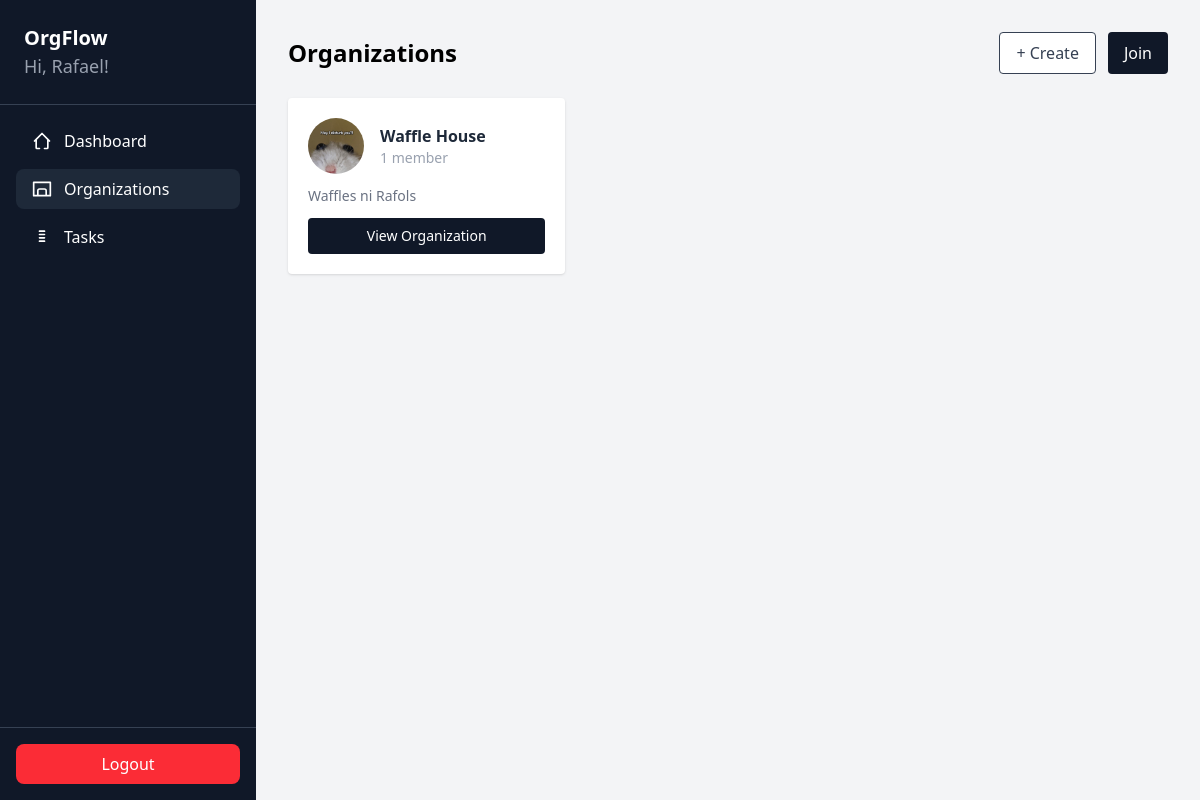
The page /organizations/ (signed in) on the database as committed earlier.
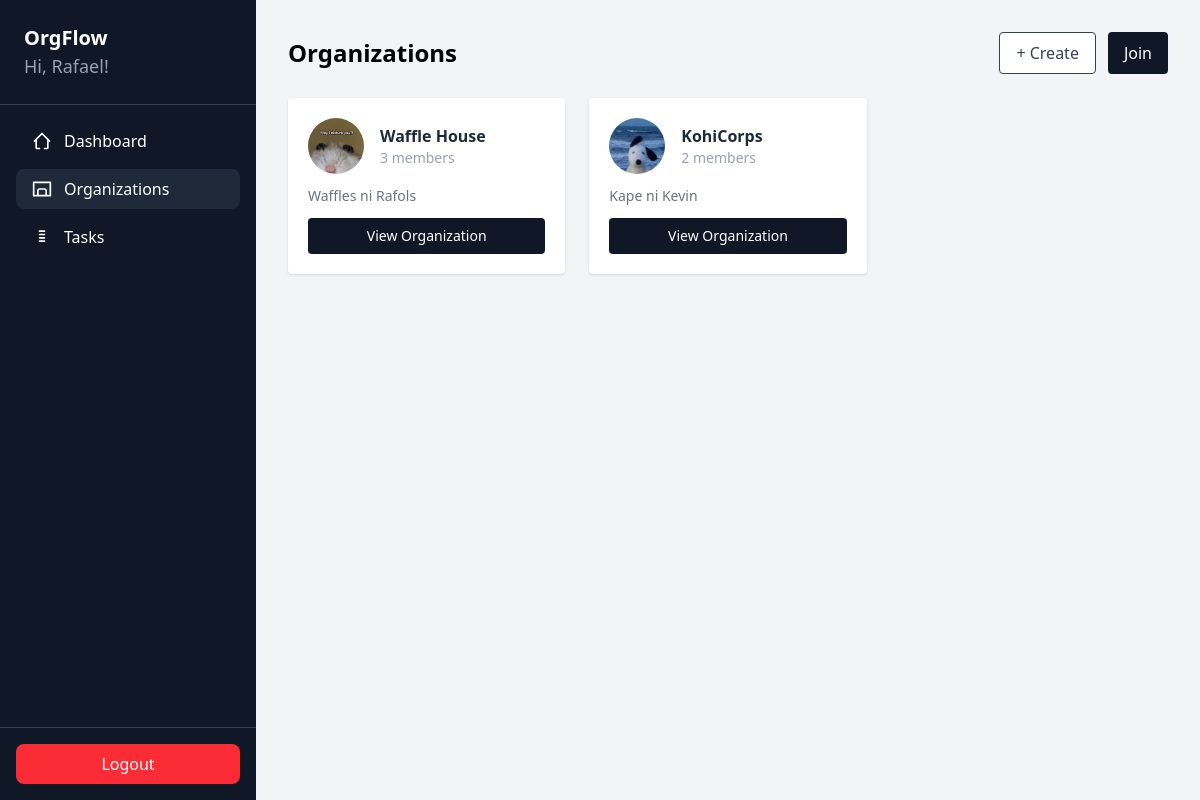
The same page on the database as committed later.
### clubManagement/models.py (models this page shows, shortened)
class Organization(models.Model):
    name = models.CharField(max_length=100)
    description = models.TextField(blank=True, default="")
    logo = models.ImageField(upload_to="org_logos/", blank=True, null=True)
    has_two_vp = models.BooleanField(default=False)
    invitation_code = models.CharField(max_length=8, unique=True, blank=True)
    owner = models.ForeignKey(User, on_delete=models.CASCADE)
    created_at = models.DateTimeField(auto_now_add=True)

### clubManagement/views.py (the view)
# urls.py: path('organizations/', views.organizations, name='organizations'),
@login_required
def organizations(request):
    user_orgs = Organization.objects.filter(membership__user=request.user)
    return render(request, "organizations.html", {
        "organizations": user_orgs,
        "active_page": "organizations"
    })

### clubManagement/templates/organizations.html (shortened to what this page needs)
{% extends 'base.html' %}
{% block content %}
{% if not organizations %}
<div class="flex items-center justify-center h-full">
  <div class="text-center">
    <div class="mb-6 text-gray-400 text-5xl">🏢</div>
    <h1 class="text-2xl font-semibold text-gray-800 mb-2">
      You have not joined an organization yet
    </h1>
    <p class="text-gray-500 mb-6">
      Create your own organization to start collaborating.
    </p>
    <div class="flex justify-center gap-3">
      <button onclick="openCreateModal()" class="px-5 py-2 border rounded bg-white text-gray-700 hover:bg-gray-50">
        + Create Organization
      </button>
      <button onclick="openJoinModal()" class="px-5 py-2 rounded bg-gray-900 text-white hover:bg-black">
        Join an Organization
      </button>
    </div>
  </div>
</div>
{% else %}
<div class="w-full p-8">
  <div class="flex justify-between items-center mb-6">
    <h1 class="text-2xl font-semibold">Organizations</h1>
    <div class="flex gap-3">
      <button onclick="openCreateModal()" class="px-4 py-2 border rounded bg-white text-gray-700 hover:bg-gray-50">
        + Create
      </button>
      <button onclick="openJoinModal()" class="px-4 py-2 rounded bg-gray-900 text-white hover:bg-black">
        Join
      </button>
    </div>
  </div>
  <div class="grid grid-cols-1 md:grid-cols-2 lg:grid-cols-3 gap-6">
    {% for org in organizations %}
    <div class="bg-white p-5 rounded shadow-sm hover:shadow flex flex-col gap-3">
      <div class="flex items-center gap-4">
        {% if org.logo %}
        <img src="{{ org.logo.url }}" alt="{{ org.name }} logo" class="w-14 h-14 rounded-full object-cover flex-shrink-0" />
        {% else %}
        <div class="w-14 h-14 rounded-full bg-gray-200 flex items-center justify-center flex-shrink-0 text-2xl">🏢</div>
        {% endif %}
        <div>
          <h2 class="font-semibold text-gray-800">{{ org.name }}</h2>
          <p class="text-sm text-gray-400">{{ org.membership_set.count }} member{{ org.membership_set.count|pluralize }}</p>
        </div>
      </div>
      {% if org.description %}
      <p class="text-sm text-gray-500 line-clamp-2">{{ org.description }}</p>
      {% endif %}
      <a href="{% url 'organization_detail' org.id %}" class="mt-auto block text-center px-4 py-2 rounded bg-gray-900 text-white text-sm hover:bg-black">
        View Organization
      </a>
    </div>
    {% endfor %}
  </div>
</div>
{% endif %}
{% endblock %}

### clubManagement/templates/base.html (shortened to what this page needs)
{% load static %}
<!doctype html>
<html lang="en">
  <head>
    <link rel="stylesheet" href="{% static 'css/dist/styles.css' %}" />
  </head>
  <body class="bg-gray-100">
    <div class="flex h-screen">
      <div class="w-64 bg-gray-900 text-white flex flex-col">
        <div class="p-6 border-b border-gray-700">
          <h1 class="text-xl font-bold">OrgFlow</h1>
          <p class="text-lg text-gray-400">
            Hi, {{ request.user.first_name }}!
          </p>
        </div>
        <nav class="flex-1 p-4 space-y-2">
          <a
            href="{% url 'dashboard' %}"
            class="flex items-center gap-3 px-4 py-2 rounded-lg {% if active_page == 'dashboard' %}bg-gray-800{% else %}hover:bg-gray-800{% endif %}"
          >
            <svg
              xmlns="http://www.w3.org/2000/svg"
              class="h-5 w-5"
              fill="none"
              viewBox="0 0 24 24"
              stroke="currentColor"
            >
              <path
                stroke-linecap="round"
                stroke-linejoin="round"
                stroke-width="2"
                d="M3 12l2-2m0 0l7-7 7 7M5 10v10a1 1 0 001 1h3m10-11l2 2m-2-2v10a1 1 0 01-1 1h-3"
              />
            </svg>
            Dashboard
          </a>
          <a
            href="{% url 'organizations' %}"
            class="flex items-center gap-3 px-4 py-2 rounded-lg {% if active_page == 'organizations' %}bg-gray-800{% else %}hover:bg-gray-800{% endif %}"
          >
            <svg
              xmlns="http://www.w3.org/2000/svg"
              class="h-5 w-5"
              fill="none"
              viewBox="0 0 24 24"
              stroke="currentColor"
            >
              <path
                stroke-linecap="round"
                stroke-linejoin="round"
                stroke-width="2"
                d="M17 20h5V4H2v16h5m10 0v-6a2 2 0 00-2-2H9a2 2 0 00-2 2v6m10 0H7"
              />
            </svg>
            Organizations
          </a>
          <a
            href="{% url 'tasks' %}"
            class="flex items-center gap-3 px-4 py-2 rounded-lg {% if active_page == 'tasks' %}bg-gray-800{% else %}hover:bg-gray-800{% endif %}"
          >
            <svg
              xmlns="http://www.w3.org/2000/svg"
              class="h-5 w-5"
              fill="none"
              viewBox="0 0 24 24"
              stroke="currentColor"
            >
              <path
                stroke-linecap="round"
                stroke-linejoin="round"
                stroke-width="2"
                d="M9 5h6M9 9h6M9 13h6M9 17h6"
              />
            </svg>
            Tasks
          </a>
        </nav>
        <div class="p-4 border-t border-gray-700">
          <a
            href="{% url 'logout' %}"
            class="block text-center bg-red-500 py-2 rounded-lg hover:bg-red-600"
          >
            Logout
          </a>
        </div>
      </div>
      <div class="flex-1 overflow-y-auto">
        {% block content %}{% endblock %}
      </div>
    </div>
  </body>
</html>

Rows that differ between the two databases and show on the page:
computed for Organization "Waffle House": membership_set.count "1" → "3"
added Organization: logo (picture), name "KohiCorps", membership_set.count "2", description "Kape ni Kevin"
